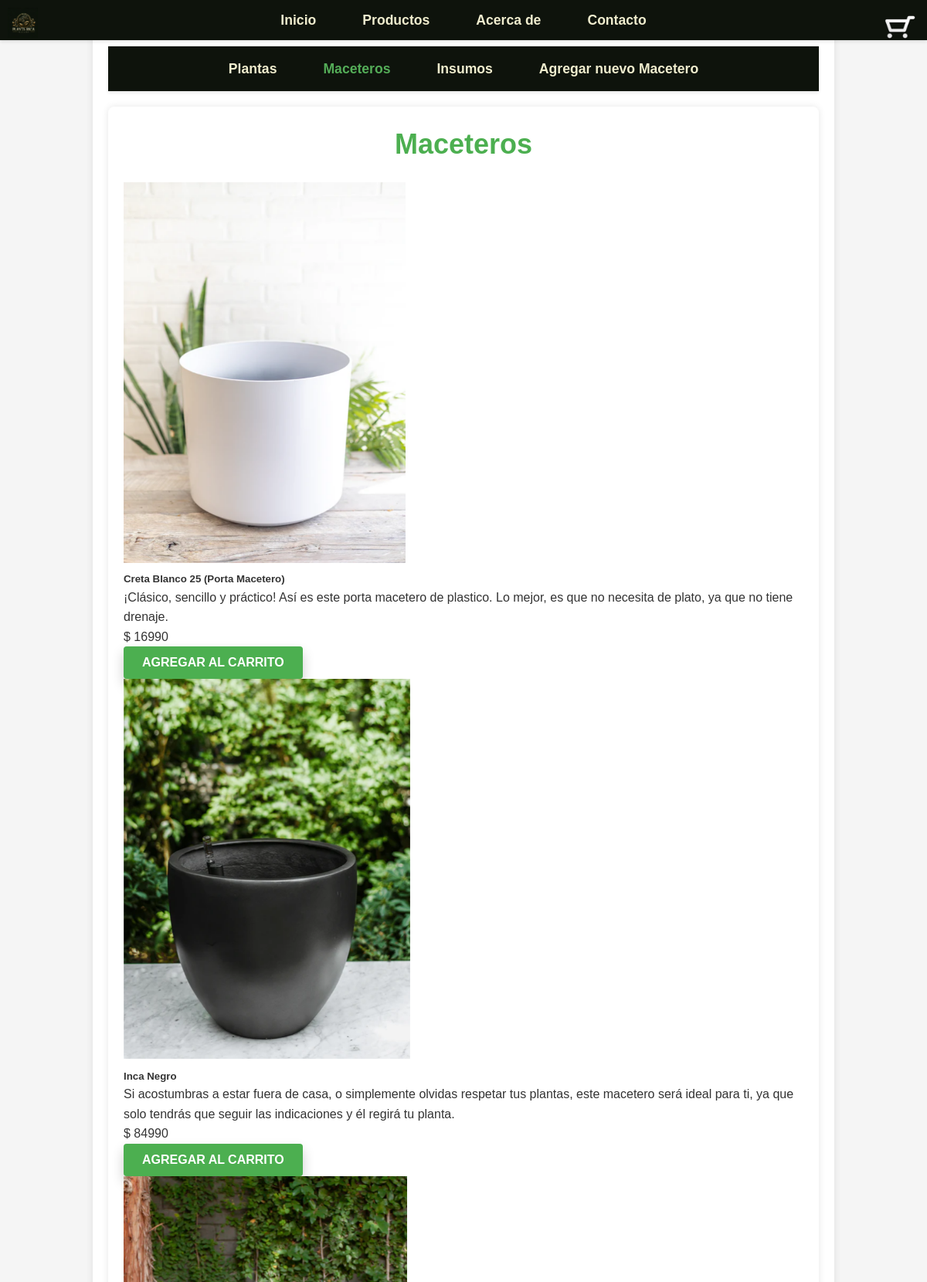
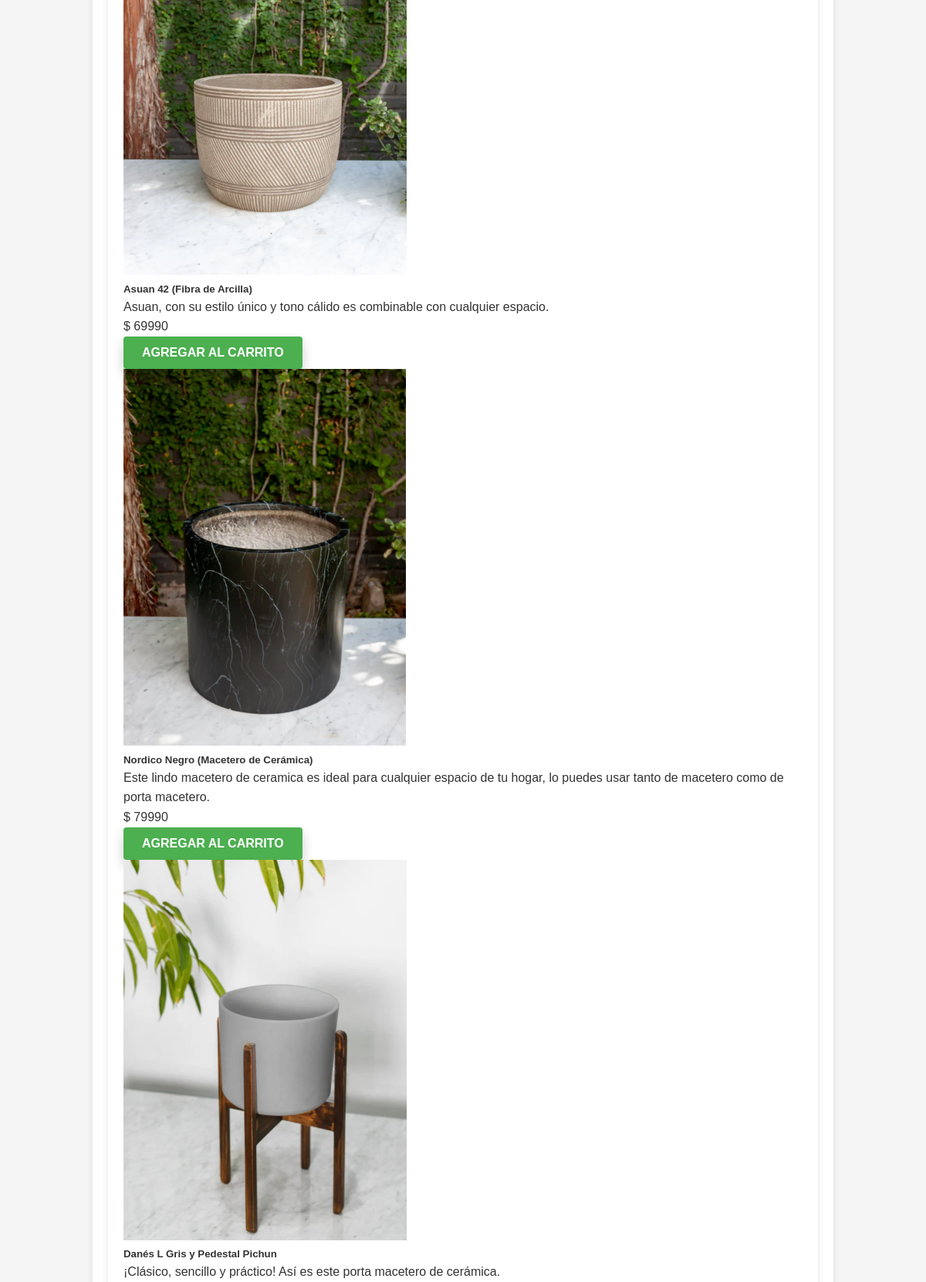
The app's page /Maceteros/ (upper part) with its own data (2 pictures, top to bottom).
### PlantitaricaApp/models.py (models this page shows, shortened)
class Maceteros(models.Model):
    id_Macetero = models.AutoField(db_column='idMacetero', primary_key=True)
    nombre = models.CharField(max_length=100)
    precio     = models.IntegerField(blank=False, null=False)
    descripcion = models.CharField(max_length=500, blank=False, null=False)
    foto = models.ImageField(upload_to='Maceteros/',null=True, blank=True,verbose_name='Foto del Macetero')
    class Meta:
        verbose_name_plural = "Maceteros"

### PlantitaricaApp/views.py (the view)
# urls.py: path('Maceteros/', views.PMaceteros, name='Maceteros'),
def PMaceteros(request):
    maceteros = Maceteros.objects.all()
    v_encarro = EnCarro.objects.all()
    total = sum(item.precio * item.cantidad for item in v_encarro)
    context = {
        "EnCarro": v_encarro,
        "Total": total,
        "Maceteros":maceteros
    }
    return render(request,'PlantitaricaApp/Maceteros.html', context)

### PlantitaricaApp/templates/PlantitaricaApp/Maceteros.html (shortened to what this page needs)
{% extends "PlantitaricaApp/base.html" %}
{% block content %}
<nav class="mini-nav">
    <ul>
        <li id="plantas" class="{% if request.resolver_match.url_name == 'Productos' %}active{% endif %}">
            <a href="{% url 'Productos' %}">Plantas</a></li>
        <li id="maceteros" class="{% if request.resolver_match.url_name == 'Maceteros' %}active{% endif %}">
            <a href="{% url 'Maceteros' %}">Maceteros</a></li>
        <li id="insumos" class="{% if request.resolver_match.url_name == 'Insumos' %}active{% endif %}">
            <a href="{% url 'Insumos' %}">Insumos</a></li>
        <li id="agregar_maceteros" class="{% if request.resolver_match.url_name == 'agregar_maceteros' %}active{% endif %}">
            <a href="{% url 'agregar_maceteros' %}">Agregar nuevo Macetero</a></li>
    </ul>
</nav>
<div class="container">
    <div class = "grid-background">
    <h1>Maceteros</h1>
    <div class="grid-container">
        {% for producto in Maceteros %}
        <div class="card">
            <img src="{{ producto.foto.url }}" class="card-img-top" alt="{{ producto.descripcion }}">
            <div class="card-body">
                <h5 class="card-title">{{ producto.nombre }}</h5>
                <p class="card-text">{{ producto.descripcion }}</p>
                <p class="price">$ {{ producto.precio }}</p>
                <form action="{% url 'registrarEnCarro' %}" method="POST">
                    <button type="submit" class="boton_agregar_al_carro" style="background-color: #4CAF50; color: white; padding: 12px 24px; border: none; border-radius: 4px; font-size: 16px; font-weight: bold; text-transform: uppercase; cursor: pointer; transition: background-color 0.3s, transform 0.2s; box-shadow: 0 8px 16px 0 rgba(0,0,0,0.2);" >Agregar al Carrito</button>
                </form>
            </div>
        </div>
        {% empty %}
        <p>No hay productos disponibles.</p>
        {% endfor %}
    </div>
    </div>
</div>
{% endblock %}

### PlantitaricaApp/static/CSS/stylesBase.css (style rules this page uses)
* { margin: 0; padding: 0; box-sizing: border-box; font-family: 'poppins', sans-serif; }
html, body { height: 100%; width: 100%; padding-top: 0px; }
body { background-attachment: fixed; padding-top: 80px; line-height: 1.6; margin: 0; }
h1, h2, h3 { color: #2e7d32; }
.container { width: 100%; padding: 20px; position: relative; z-index: 0; }

### Plantitarica/static/CSS/styles.css (style rules this page uses)
body { font-family: Arial, sans-serif; background-color: #f5f5f5; color: #333; margin: 0; padding: 0; }
.container { max-width: 960px; margin: 20px auto; padding: 20px; background-color: #fff; box-shadow: 0 0 10px rgba(0,0,0,0.1); border-radius: 8px; }
h1 { font-size: 36px; color: #4CAF50; margin-bottom: 20px; text-align: center; }

### PlantitaricaApp/static/CSS/mini-navbar.css (style rules this page uses)
.mini-nav { background-color: #0e130c; padding: 15px 0; margin: 20px 0; box-shadow: 0 2px 4px rgba(0, 0, 0, 0.1); border-color: #0e130c; width: 100%; position: relative; top: 0; left: 0; z-index: 1000; }
.mini-nav ul { list-style: none; display: flex; justify-content: center; align-items: center; padding: 0; margin: 0; }
.mini-nav li { margin: 0 15px; }
.mini-nav a { color: #F0EDCE; text-decoration: none; font-weight: bold; font-size: 1.1em; padding: 10px 15px; transition: background-color 0.3s ease; border-radius: 5px; }
.mini-nav .active a { color: #54ad58; }

### records on screen
Maceteros: foto (picture), nombre "Creta Blanco 25 (Porta Macetero)", descripcion "¡Clásico, sencillo y práctico! Así es este porta macetero de plastico. Lo mejor, es que no necesita de plato, ya que no tiene drenaje.", precio "16990"
Maceteros: foto (picture), nombre "Inca Negro", descripcion "Si acostumbras a estar fuera de casa, o simplemente olvidas respetar tus plantas, este macetero será ideal para ti, ya que solo tendrás que seguir las indicaciones y él regirá tu planta.", precio "84990"
Maceteros: foto (picture), nombre "Asuan 42 (Fibra de Arcilla)", descripcion "Asuan, con su estilo único y tono cálido es combinable con cualquier espacio.", precio "69990"
Maceteros: foto (picture), nombre "Nordico Negro (Macetero de Cerámica)", descripcion "Este lindo macetero de ceramica es ideal para cualquier espacio de tu hogar, lo puedes usar tanto de macetero como de porta macetero.", precio "79990"
Maceteros: foto (picture), nombre "Danés L Gris y Pedestal Pichun", descripcion "¡Clásico, sencillo y práctico! Así es este porta macetero de cerámica."
